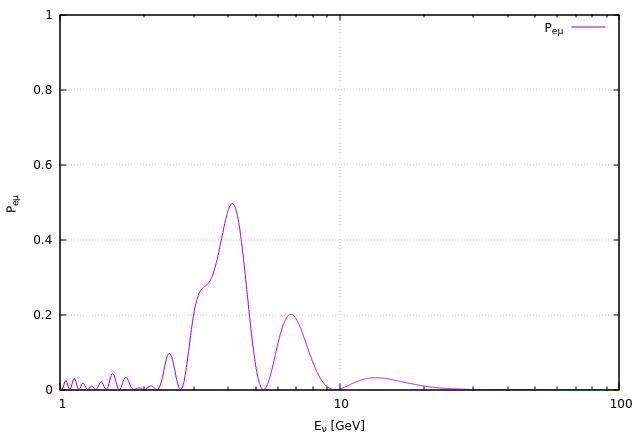

This chart was generated by the following gnuplot code:
#!/usr/local/bin/gnuplot -persist
#
#    
#    	G N U P L O T
#    	Version 5.4 patchlevel 0    last modified 2020-07-13 
#    
#    	Copyright (C) 1986-1993, 1998, 2004, 2007-2020
#    	Thomas Williams, Colin Kelley and many others
#    
#    	gnuplot home:     http://www.gnuplot.info
#    	faq, bugs, etc:   type "help FAQ"
#    	immediate help:   type "help"  (plot window: hit 'h')
# set terminal qt 0 font "Sans,9"
# set output
unset clip points
set clip one
unset clip two
unset clip radial
set errorbars front 1.000000 
set border 31 front lt black linewidth 1.000 dashtype solid
set zdata 
set ydata 
set xdata 
set y2data 
set x2data 
set boxwidth
set boxdepth 0
set style fill  empty border
set style rectangle back fc  bgnd fillstyle   solid 1.00 border lt -1
set style circle radius graph 0.02 
set style ellipse size graph 0.05, 0.03 angle 0 units xy
set dummy x, y
set format x "% h" 
set format y "% h" 
set format x2 "% h" 
set format y2 "% h" 
set format z "% h" 
set format cb "% h" 
set format r "% h" 
set ttics format "% h"
set timefmt "%d/%m/%y,%H:%M"
set angles radians
set tics back
set grid nopolar
set grid xtics nomxtics ytics nomytics noztics nomztics nortics nomrtics \
 nox2tics nomx2tics noy2tics nomy2tics nocbtics nomcbtics
set grid layerdefault   lt 0 linecolor 0 linewidth 0.500,  lt 0 linecolor 0 linewidth 0.500
unset raxis
set theta counterclockwise right
set style parallel front  lt black linewidth 2.000 dashtype solid
set key notitle
set key fixed right top vertical Right noreverse enhanced autotitle nobox
set key noinvert samplen 4 spacing 1 width 0 height 0 
set key maxcolumns 0 maxrows 0
set key noopaque
unset label
unset arrow
unset style line
unset style arrow
set style histogram clustered gap 2 title textcolor lt -1
unset object
unset walls
set style textbox  transparent margins  1.0,  1.0 border  lt -1 linewidth  1.0
set offsets 0, 0, 0, 0
set pointsize 1
set pointintervalbox 1
set encoding utf8
unset polar
unset parametric
unset spiderplot
unset decimalsign
unset micro
unset minussign
set view 60, 30, 1, 1
set view azimuth 0
set rgbmax 255
set samples 100, 100
set isosamples 10, 10
set surface 
unset contour
set cntrlabel  format '%8.3g' font '' start 5 interval 20
set mapping cartesian
set datafile separator whitespace
set datafile nocolumnheaders
unset hidden3d
set cntrparam order 4
set cntrparam linear
set cntrparam levels 5
set cntrparam levels auto
set cntrparam firstlinetype 0 unsorted
set cntrparam points 5
set size ratio 0 1,1
set origin 0,0
set style data points
set style function lines
unset xzeroaxis
unset yzeroaxis
unset zzeroaxis
unset x2zeroaxis
unset y2zeroaxis
set xyplane relative 0.5
set tics scale  1, 0.5, 1, 1, 1
set mxtics default
set mytics default
set mztics default
set mx2tics default
set my2tics default
set mcbtics default
set mrtics default
set nomttics
set xtics border in scale 1,0.5 mirror norotate  autojustify
set xtics  norangelimit logscale autofreq 
set ytics border in scale 1,0.5 mirror norotate  autojustify
set ytics  norangelimit autofreq 
set ztics border in scale 1,0.5 nomirror norotate  autojustify
set ztics  norangelimit autofreq 
unset x2tics
unset y2tics
set cbtics border in scale 1,0.5 mirror norotate  autojustify
set cbtics  norangelimit autofreq 
set rtics axis in scale 1,0.5 nomirror norotate  autojustify
set rtics  norangelimit autofreq 
unset ttics
set title "" 
set title  font "" textcolor lt -1 norotate
set timestamp bottom 
set timestamp "" 
set timestamp  font "" textcolor lt -1 norotate
set trange [ * : * ] noreverse nowriteback
set urange [ * : * ] noreverse nowriteback
set vrange [ * : * ] noreverse nowriteback
set xlabel "E_{{/symbol n}} [GeV]" 
set xlabel  font "" textcolor lt -1 norotate
set x2label "" 
set x2label  font "" textcolor lt -1 norotate
set xrange [ * : * ] noreverse writeback
set x2range [ * : * ] noreverse writeback
set ylabel "P_{e{/symbol m}}" 
set ylabel  font "" textcolor lt -1 rotate
set y2label "" 
set y2label  font "" textcolor lt -1 rotate
set yrange [ 0.00000 : 1.00000 ] noreverse writeback
set y2range [ * : * ] noreverse writeback
set zlabel "" 
set zlabel  font "" textcolor lt -1 norotate
set zrange [ * : * ] noreverse writeback
set cblabel "" 
set cblabel  font "" textcolor lt -1 rotate
set cbrange [ * : * ] noreverse writeback
set rlabel "" 
set rlabel  font "" textcolor lt -1 norotate
set rrange [ * : * ] noreverse writeback
unset logscale
set logscale x 10
unset jitter
set zero 1e-08
set lmargin  -1
set bmargin  -1
set rmargin  -1
set tmargin  -1
set locale "es_MX.UTF-8"
set pm3d explicit at s
set pm3d scansautomatic
set pm3d interpolate 1,1 flush begin noftriangles noborder corners2color mean
set pm3d clip z 
set pm3d nolighting
set palette positive nops_allcF maxcolors 0 gamma 1.5 color model RGB 
set palette rgbformulae 7, 5, 15
set colorbox default
set colorbox vertical origin screen 0.9, 0.2 size screen 0.05, 0.6 front  noinvert bdefault
set style boxplot candles range  1.50 outliers pt 7 separation 1 labels auto unsorted
set loadpath 
set fontpath
set psdir
set fit brief errorvariables nocovariancevariables errorscaling prescale nowrap v5
GNUTERM = "qt"
VoxelDistance = 9.00500479207635e-308
## Last datafile plotted: "Pemu.dat"
plot 'Pemu.dat' title 'P_{e{/symbol m}}' w l
#    EOF
